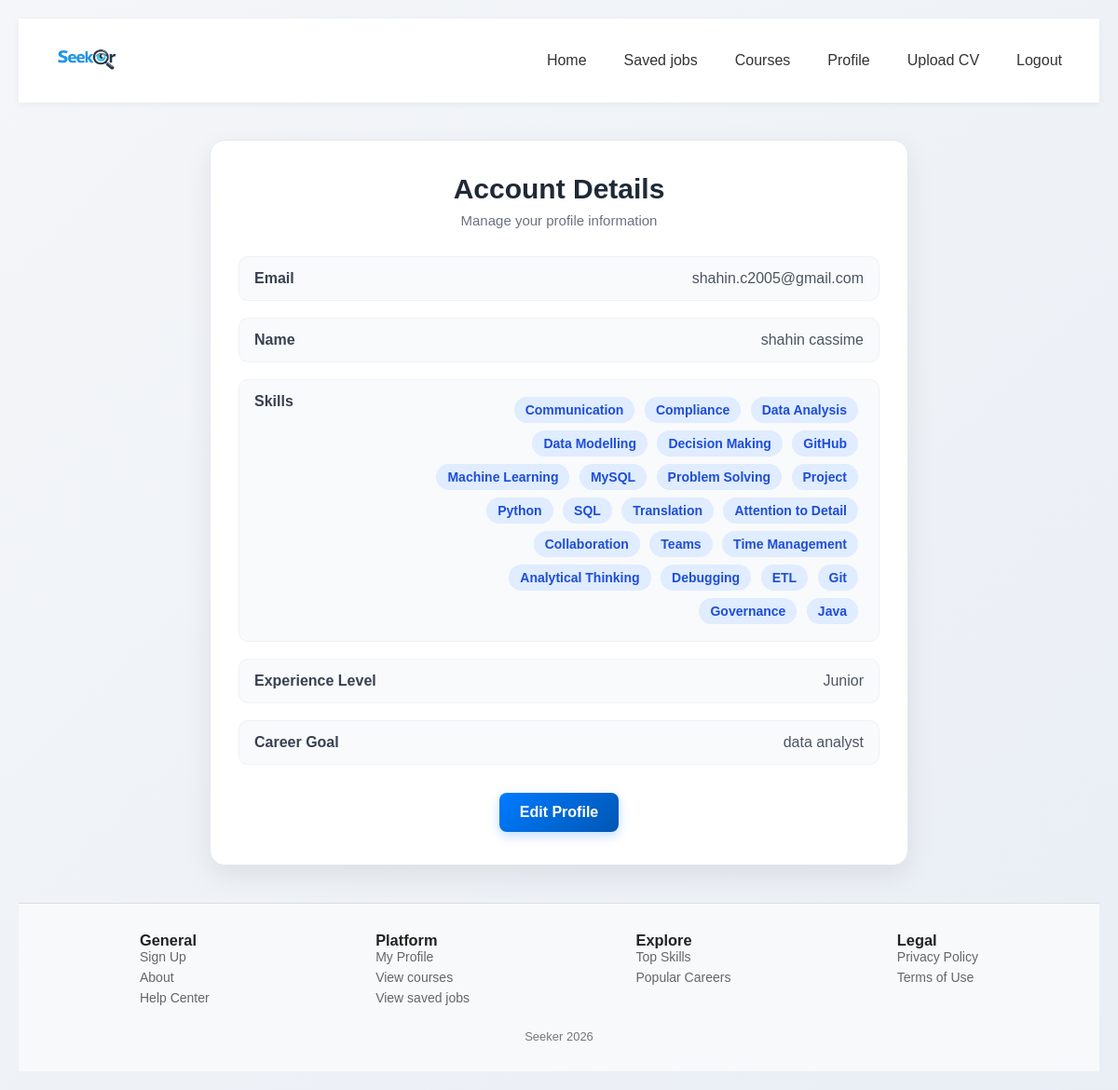
The page /account-page (signed in) on the database its author committed.
### app.py (models this page shows)
class User(db.Model): #user table
    __tablename__="user"
    id = db.Column(db.Integer, primary_key=True)
    email = db.Column(db.String(120), unique=True, nullable=False)
    password = db.Column(db.String(200), nullable=False)
    name = db.Column(db.String(100))
    experience_level=db.Column(db.String(100))
    career_goal= db.Column(db.String(100))
    skills = db.relationship("UserSkill",back_populates="user",cascade="all, delete-orphan")

class UserSkill(db.Model):  #user skill table
    __tablename__="user_skill"
    id = db.Column(db.Integer, primary_key=True)
    user_id=db.Column(db.Integer,db.ForeignKey("user.id"), nullable=False)
    skill_id = db.Column(db.Integer, db.ForeignKey("skill.id"), nullable=False)
    user = db.relationship("User", back_populates="skills")
    skill = db.relationship("Skill", back_populates="users")
    __table_args__ = (
        db.UniqueConstraint("user_id", "skill_id", name="unique_user_skill"),
    )

class Skill(db.Model):   #skill table
    __tablename__="skill"
    id = db.Column(db.Integer, primary_key=True)
    name = db.Column(db.String(120), unique=True, nullable=False)
    users = db.relationship("UserSkill",back_populates="skill",cascade="all, delete-orphan")

### app.py (the view)
@app.route('/account-page', methods=['GET'])
def account_page():
    if 'user' not in session:
        flash('Please login first', 'error')
        return redirect(url_for('login_page'))
    user = User.query.filter_by(email=session['user']).first()
    if not user:
        flash('User not found', 'error')
        return redirect(url_for('login_page'))
    return render_template('account_page.html', user=user)

### templates/account_page.html (shortened to what this page needs)
<!DOCTYPE html>
<html lang="en">
<head>
  <link rel="stylesheet" href="{{ url_for('static', filename='account_page.css') }}">
</head>
<body>
  {% include 'navbar.html' %}
  <div class="account-page">
    <div class="account-card">
      <h1>Account Details</h1>
      <p class="subtitle">Manage your profile information</p>
      <div class="account-info">
        <div class="info-row">
          <span class="label">Email</span>
          <span class="value">{{ user.email }}</span>
        </div>
        <div class="info-row">
          <span class="label">Name</span>
          <span class="value">{{ user.name }}</span>
        </div>
        <div class="info-row">
          <span class="label">Skills</span>
          <span class="value">
            {% for us in user.skills %}
              <span class="skill-badge">{{ us.skill.name }}</span>
            {% endfor %}
          </span>
        </div>
        <div class="info-row">
          <span class="label">Experience Level</span>
          <span class="value">{{ user.experience_level }}</span>
        </div>
        <div class="info-row">
          <span class="label">Career Goal</span>
          <span class="value">{{ user.career_goal }}</span>
        </div>
      </div>
      <div class="account-actions">
        <a href="{{ url_for('edit_account') }}" class="btn">Edit Profile</a>
      </div>
    </div>
  </div>
  {%include 'footer.html'%}
</body>
</html>

### templates/navbar.html
<nav class="navbar">
<link rel="stylesheet" href="{{ url_for('static', filename='navbar.css') }}">
<div class="nav-brand">
  <a href="{{ url_for('home_page') }}">
      <img src="{{ url_for('static', filename='logo.png') }}" alt="Seeker Logo" class="logo">
  </a>
</div>
    <ul class="nav-links">
      <li><a href="{{ url_for('home_page') }}" class="{% if request.endpoint == 'home_page' %}active{% endif %}">Home</a></li>
      {%if session.get('user')%}
      <li><a href="{{ url_for('saved_jobs') }}" class="{% if request.endpoint == 'saved_jobs' %}active{% endif %}">Saved jobs</a></li>
      {%endif%}
      <li><a href="{{ url_for('courses_page') }}" class="{% if request.endpoint == 'coureses' %}active{% endif %}">Courses</a></li>
      <li><a href="{{ url_for('account_page') }}" class="{% if request.endpoint == 'account' %}active{% endif %}">Profile</a></li>
      <li><a href="{{ url_for('upload_cv')}}" class ="{% if request.endpoint == 'upload_cv' %} active {% endif %}">Upload CV </a></li>
      {%if session.get('user')%}
      <li><a href="{{url_for('logout')}}"> Logout</a></li>
      {%else%}
      <li><a href="{{ url_for('login_page') }}" class="{% if request.endpoint == 'login_page' %}active{% endif %}">Login</a></li>
      {%endif%}
    </ul>
  </nav>

### templates/footer.html (shortened to what this page needs)
<head>
    <link rel="stylesheet" href="{{ url_for('static', filename='footer.css') }}">
</head>
<footer class="footer">
    <div class="footer-container">
    <div class="footer-column">
        <h3>General</h3>
        <a href="{{ url_for('signup_page') }}">Sign Up</a>
        <a href="{{ url_for('about_us') }}">About</a>
        <a href="{{ url_for('contact_us') }}">Help Center</a>
      </div>
      <div class="footer-column">
        <h3>Platform</h3>
        <ul>
            <a href="{{ url_for('account_page') }}">My Profile</a>
            <a href="{{ url_for('courses_page') }}">View courses</a>
            <a href="{{ url_for('saved_jobs') }}">View saved jobs</a>
        </ul>
      </div>
      <div class="footer-column">
        <h3>Explore</h3>
        <ul>
          <a>Top Skills</a>
          <a>Popular Careers</a>
        </ul>
      </div>
      <div class="footer-column">
        <h3>Legal</h3>
        <ul>
          <a>Privacy Policy</a>
          <a>Terms of Use</a>
        </ul>
      </div>
    </div>
    <div class="footer-bottom">
      <p>Seeker 2026</p>
    </div>
  </footer>

### static/account_page.css (style rules this page uses)
* { margin: 0; padding: 0; box-sizing: border-box; font-family: Arial, Helvetica, sans-serif; }
body { background: linear-gradient(135deg, #f4f6f9, #e9eef5); min-height: 100vh; padding: 20px; color: #222; }
.account-page { display: flex; justify-content: center; align-items: flex-start; margin-top: 40px; }
.account-card { width: 100%; max-width: 750px; background: #fff; border-radius: 16px; padding: 35px 30px; box-shadow: 0 10px 30px rgba(0, 0, 0, 0.08); border: 1px solid #e5e7eb; }
.account-card h1 { text-align: center; font-size: 30px; margin-bottom: 8px; color: #1f2937; }
.subtitle { text-align: center; color: #6b7280; margin-bottom: 30px; font-size: 15px; }
.account-info { display: flex; flex-direction: column; gap: 18px; }
.info-row { display: flex; justify-content: space-between; align-items: flex-start; gap: 20px; padding: 14px 16px; background-color: #f9fafb; border-radius: 10px; border: 1px solid #eef2f7; }
.label { font-weight: bold; color: #374151; min-width: 150px; }
.value { flex: 1; color: #4b5563; text-align: right; word-break: break-word; }
.skill-badge { display: inline-block; background-color: #e0ecff; color: #1d4ed8; padding: 6px 12px; margin: 4px 6px 4px 0; border-radius: 20px; font-size: 14px; font-weight: 600; }
.account-actions { text-align: center; margin-top: 30px; }
.btn { display: inline-block; padding: 12px 22px; background: linear-gradient(135deg, #007bff, #0056b3); color: white; text-decoration: none; border-radius: 8px; font-weight: bold; transition: 0.3s ease; box-shadow: 0 4px 12px rgba(0, 123, 255, 0.25); }

### static/navbar.css (style rules this page uses)
* { box-sizing: border-box; }
.navbar { background: white; padding: 15px 30px; display: flex; justify-content: space-between; align-items: center; box-shadow: 0 2px 8px rgba(0,0,0,0.05); position: sticky; top: 0; z-index: 1000; }
.nav-brand { display: flex; align-items: center; }
.logo { height: 60px; width: auto; display: block; }
.nav-links { list-style: none; display: flex; gap: 20px; margin: 0; padding: 0; }
.nav-links li a { text-decoration: none; color: #333; font-weight: 500; padding: 6px 10px; border-radius: 5px; transition: 0.2s ease; }

### static/footer.css (style rules this page uses)
.footer { background: #f8f9fa; padding: 30px 20px; margin-top: 40px; border-top: 1px solid #ddd; font-size: 14px; }
.footer-container { max-width: 900px; margin: auto; display: flex; justify-content: space-between; gap: 20px; }
.footer a { color: #666; display: block; margin-bottom: 6px; background: none; border: none; padding: 0; text-decoration: none; }
.footer-bottom { text-align: center; margin-top: 20px; color: #777; font-size: 13px; }

### rows shown on the page
User: email "shahin.c2005@gmail.com", name "shahin cassime", experience_level "Junior", career_goal "data analyst"
UserSkill: skill.name "Communication"
UserSkill: skill.name "Compliance"
UserSkill: skill.name "Data Analysis"
UserSkill: skill.name "Data Modelling"
UserSkill: skill.name "Decision Making"
UserSkill: skill.name "GitHub"
UserSkill: skill.name "Machine Learning"
UserSkill: skill.name "MySQL"
UserSkill: skill.name "Problem Solving"
UserSkill: skill.name "Project"
UserSkill: skill.name "Python"
UserSkill: skill.name "SQL"
UserSkill: skill.name "Translation"
UserSkill: skill.name "Attention to Detail"
UserSkill: skill.name "Collaboration"
UserSkill: skill.name "Teams"
UserSkill: skill.name "Time Management"
UserSkill: skill.name "Analytical Thinking"
UserSkill: skill.name "Debugging"
UserSkill: skill.name "ETL"
UserSkill: skill.name "Git"
UserSkill: skill.name "Governance"
UserSkill: skill.name "Java"
